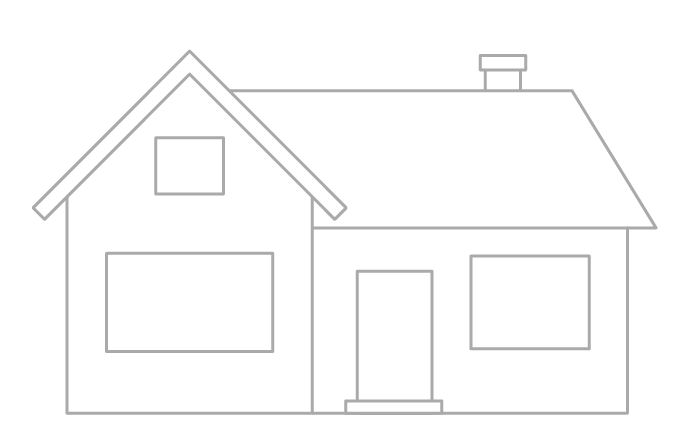
#> input picture images/house.png, 690 x 445 px
$ python contour_approximation.py
#> lines starting #> are read from the running program, lines starting #| are printed output that depends on the picture; after the words box and inside, x2 and y2 are one past the last pixel; in counts of white or black regions, pixels touching at a corner belong together
# It approximates a contour shape to another shape with less number of vertices depending
# upon the precision we specify.
import cv2
import numpy
import numpy as np

image = cv2.imread("images/house.png")
#> image is the input picture: shape (445, 690, 3); min 170, max 255, mean 251.1
blank_image = np.zeros(image.shape)
image_2 = np.zeros(image.shape)
approx_contours = np.zeros(image.shape)
approx_contours_area = np.zeros(image.shape)
print("Image shapes => ", image.shape[0], image.shape[1], image.shape)
#| Image shapes =>  445 690 (445, 690, 3)
# Turn the image to grayscale
gray = cv2.cvtColor(image, cv2.COLOR_BGR2GRAY)

edges = cv2.Canny(gray, 50, 200)
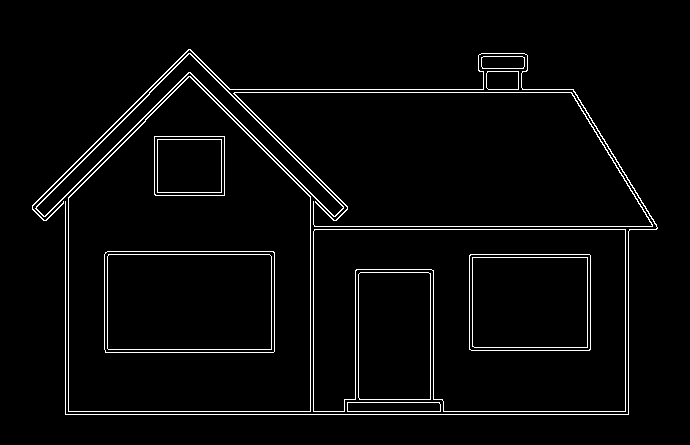
#> edges: shape (445, 690); 3.3% white in thin lines or dots, all inside (x1, y1, x2, y2) = (32, 49, 658, 415)

# Find the contours
contours, _ = cv2.findContours(edges.copy(), cv2.RETR_LIST, cv2.CHAIN_APPROX_NONE)
#> contours = 28 contours; largest, box (x1, y1, x2, y2) and area: (68, 76, 311, 412) 66593, (68, 76, 311, 412) 66351, (313, 229, 626, 412) 45461, (313, 229, 626, 412) 45454, (104, 251, 275, 353) 17162
print("Number of contours => ", len(contours))
#| Number of contours =>  28

# Loop through all the contours
for (i, contour) in enumerate(contours):
    area = cv2.contourArea(contour)
    # Get Contour Dimensions
    x, y, h, w = cv2.boundingRect(contour)
    # Get the centers
    # Draw the rects on the image
    cv2.rectangle(blank_image, (x, y), (w + w, h + y), 255, 2)
    if area > 1e4:
        print("Contour", i, area)
        cv2.rectangle(image_2, (x, y), (w + w, h + y), 255, 2)
        cv2.drawContours(image_2, contour, -1, (100, 100, 100), 1)

    # Approximating the contours
    accuracy = 0.03 * cv2.arcLength(contour, True)
    approx = cv2.approxPolyDP(contour, accuracy, True)
    # Draw approximations on the image
    cv2.drawContours(approx_contours, [approx], 0, (0, 0, 255), 2)

    # Filter
    approx_area = cv2.contourArea(approx)
    if approx_area > 1e4:
        cv2.drawContours(approx_contours_area, [approx], 0, (0, 0, 255), 2)
    print("Approx Area", approx_area)
#> this loop made 28 passes
#> (area, x, y, h, w, accuracy, approx, approx_area) on passes 1 to 7: (833.5, 347, 402, 94, 10, 6.03, [[347, 403], [438, 402], [440, 410], [348, 411]], 733.5), (835.5, 347, 402, 94, 10, 6.1, [[347, 402], [347, 411], [440, 411], [439, 402]], 832.5), (9137.5, 358, 272, 73, 128, 11.82, [[360, 272], [430, 274], [429, 399], [358, 397]], 8815.5), (9139, 358, 272, 73, 128, 11.87, [[360, 272], [359, 399], [430, 399], [430, 273]], 8918.5), (10346.5, 472, 257, 116, 91, 12.21, [[472, 258], [586, 257], [587, 346], [474, 347]], 10103), (10348.5, 472, 257, 116, 91, 12.28, [[472, 257], [472, 346], [587, 347], [587, 257]], 10292.5), (11609.5, 469, 254, 122, 97, 12.9, [[469, 256], [589, 254], [590, 348], [471, 350]], 11236)
#> (area, x, y, h, w, accuracy, approx_area) on passes 13, 14, 19, 20, 21, 28: (45454, 313, 229, 313, 183, 37.95, 41549), (45461, 313, 229, 313, 183, 38.02, 42153), (227, 233, 92, 420, 135, 64.53, 144.5), (66351, 68, 76, 243, 336, 30.33, 66141), (66593, 68, 76, 243, 336, 30.4, 66490), (317, 32, 49, 626, 366, 115.2, 287)
#| Approx Area 733.5
#| Approx Area 832.5
#| Approx Area 8815.5
#| Approx Area 8918.5
#| Contour 4 10346.5
#| Approx Area 10103.0
#| Contour 5 10348.5
#| Approx Area 10292.5
#| Contour 6 11609.5
#| Approx Area 11236.0
#> (further printed lines are left out)
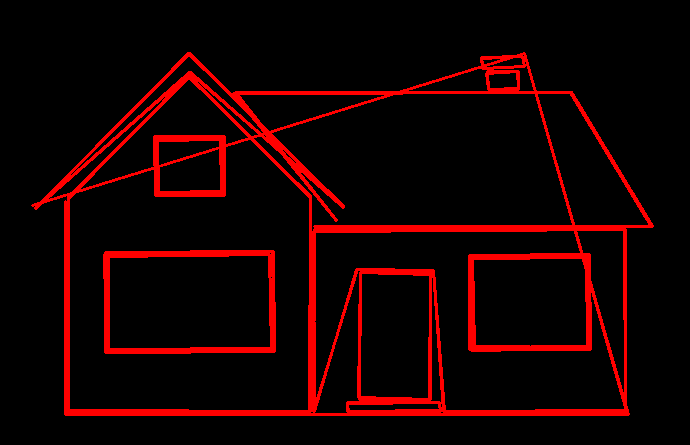
#> approx_contours: shape (445, 690, 3) float64; mean of channels 0, 1, 2 0, 0, 24; drawn as B, G, R
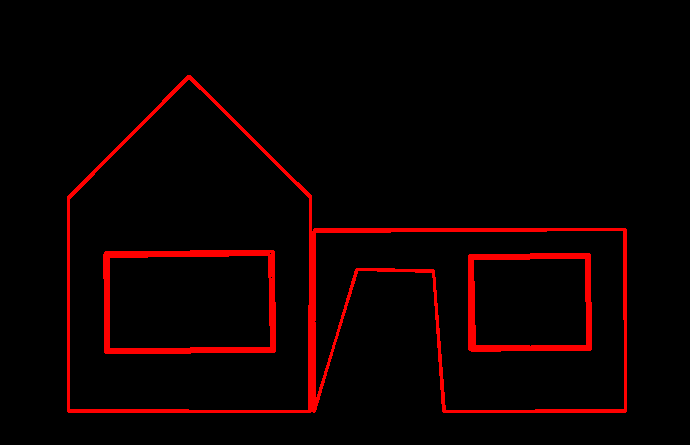
#> approx_contours_area: shape (445, 690, 3) float64; mean of channels 0, 1, 2 0, 0, 11.5; drawn as B, G, R
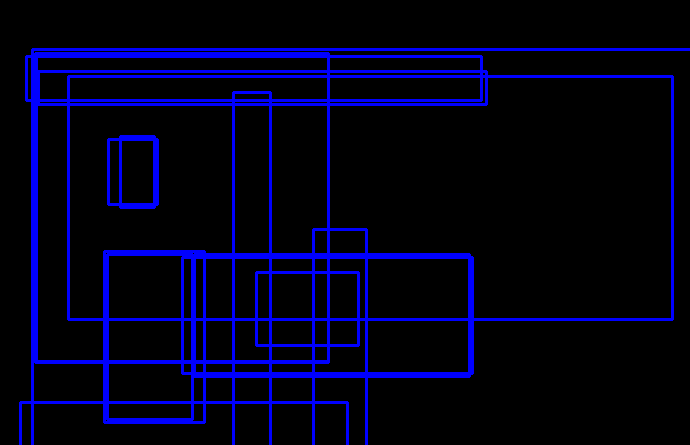
#> blank_image: shape (445, 690, 3) float64; mean of channels 0, 1, 2 27, 0, 0; drawn as B, G, R
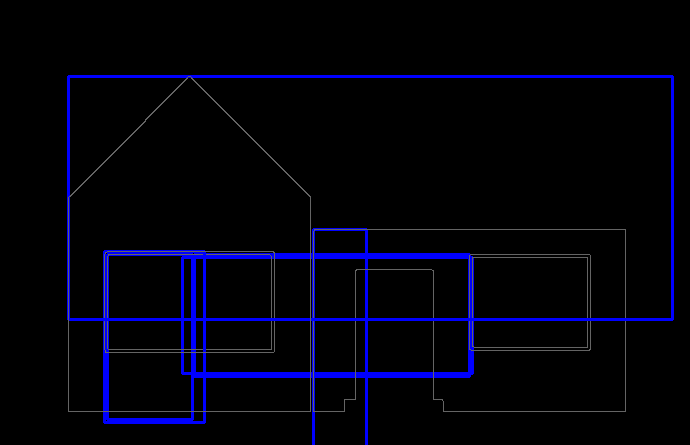
#> image_2: shape (445, 690, 3) float64; mean of channels 0, 1, 2 12.2, 1.4, 1.4; drawn as B, G, R

cv2.drawContours(blank_image, contours, -1, (0, 255, 0), 1)
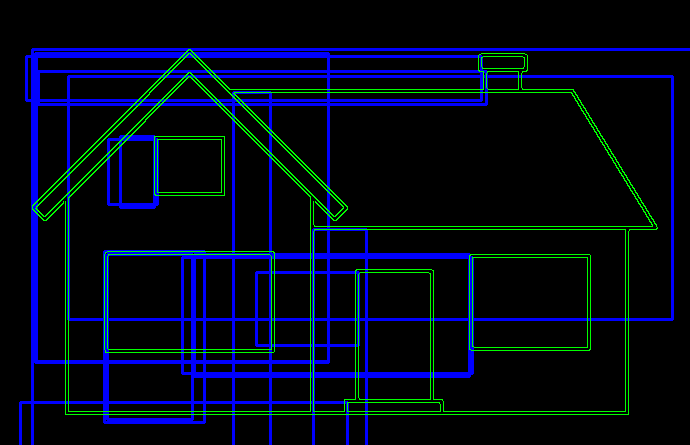
#> blank_image: shape (445, 690, 3) float64; 3.31% of pixels changed, all inside (x1, y1, x2, y2) = (32, 49, 658, 415); drawn as B, G, R
result = np.concatenate([blank_image, image_2, approx_contours, approx_contours_area], axis=1)
cv2.imshow("Threshold image", result)
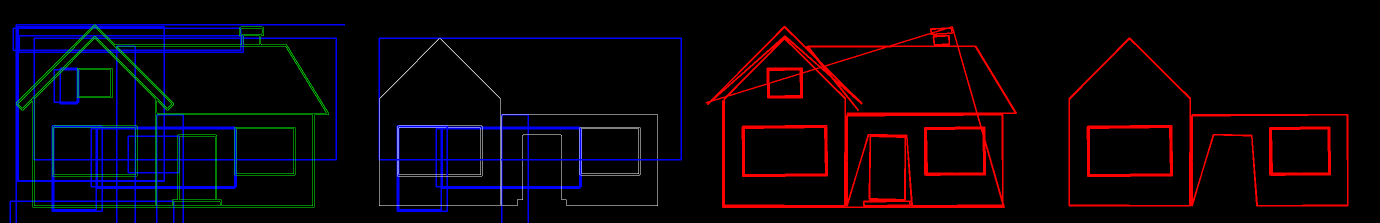
#> window 'Threshold image': shape (445, 2760, 3) (shown at 1/2 size); mean B, G, R 9.9, 3, 9.8

cv2.waitKey(0)
cv2.destroyAllWindows()

$ run again, with images/circles3.png copied over images/house.png
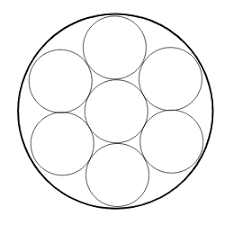
#> input picture images/circles3.png, 225 x 225 px
#> image is the input picture: shape (225, 225, 3); min 0, max 255, mean 246
#| Image shapes =>  225 225 (225, 225, 3)
#> `edges = cv2.Canny(gray, 50, 200)`:
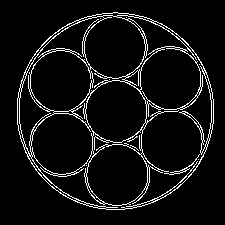
#> edges: shape (225, 225); 6.7% white in thin lines or dots, all inside (x1, y1, x2, y2) = (17, 12, 214, 210)
#> contours = 119 contours, 85 with area under 20; largest, box (x1, y1, x2, y2) and area: (17, 12, 214, 210) 30446, (31, 15, 212, 210) 7502, (139, 46, 201, 110) 2965, (30, 113, 94, 175) 2940, (84, 15, 146, 79) 2930
#| Number of contours =>  119
#> the loop `for (i, contour) in enumerate(contours):` made 119 passes
#> (area, x, y, h, w, accuracy, approx, approx_area) on passes 3, 5, 11, 15, 27: (26, 85, 203, 14, 5, 0.879, [[85, 204], [89, 203], [98, 206], [93, 207]], 22), (36, 136, 200, 18, 7, 1.17, [[153, 201], [141, 206], [136, 205], [150, 200]], 33), (51.5, 87, 185, 17, 19, 1.57, [[88, 185], [102, 203], [96, 200], [89, 192]], 53.5), (27, 57, 173, 15, 4, 0.915, [[71, 174], [66, 176], [57, 175], [66, 173]], 21), (145.5, 28, 155, 49, 46, 4.23, [[28, 156], [51, 183], [76, 199], [51, 186]], 72)
#> (printed output is left out)
#> `cv2.imshow("Threshold image", result)`:
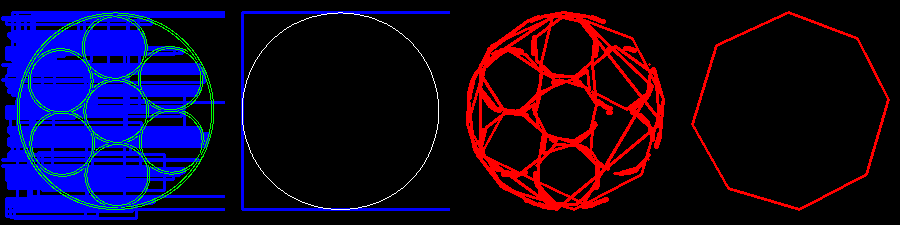
#> window 'Threshold image': shape (225, 900, 3); mean B, G, R 39.5, 5, 16.7
